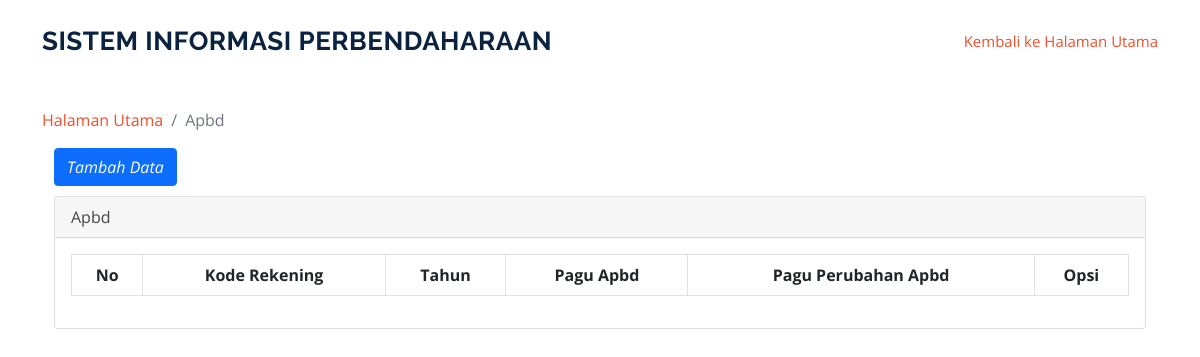
Page /index.php/apbd on the earlier database version.
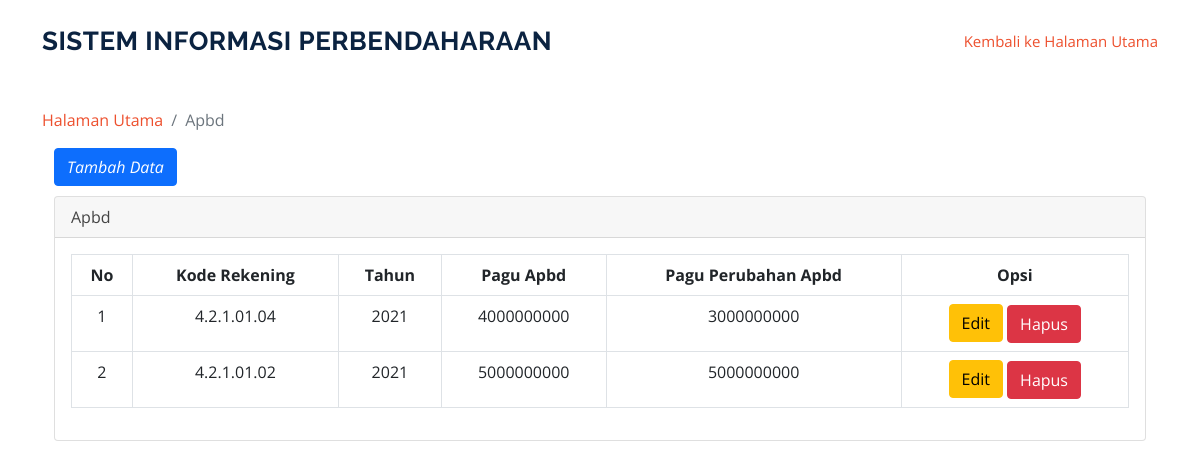
Same page on the later database version.
### tables this page shows
CREATE TABLE `tbl_apbd` (
  `id` int(11) NOT NULL,
  `tahun` varchar(4) NOT NULL,
  `kode_rekening` varchar(50) NOT NULL,
  `pagu_apbd` bigint(128) NOT NULL,
  `pagu_perubahan_apbd` bigint(128) NOT NULL
);

### application/controllers/Apbd.php (called while the page is built, shortened)
<?php
class Apbd extends CI_Controller {
	public function __construct()
    {
       $this->load->model('model_apbd');
    }
	function index()
	{
        $data['content'] = $this->db->get('tbl_apbd');
        $this->load->view('apbd/apbd', $data);
	}
}

### index.php (called while the page is built, shortened)
<?php
require_once BASEPATH.'core/CodeIgniter.php';

### application/views/apbd/apbd.php (the view, shortened to what this page needs)
</head>
<section id_ssh="services" class="services">
      <div class="container">
      <ol class="breadcrumb" >
        <li class="breadcrumb-item">
          <a href="<?php echo base_url('user/index')?>">Halaman Utama</a>
        </li>
        <li class="breadcrumb-item active">Apbd</li>
      </ol>
      <div class="container">
      <a href="<?php echo base_url('apbd/menambahdataapbd')?>" class="btn btn-primary" style="margin-bottom: 10px;"><i class="fa fa-plus">Tambah Data</a></i>
  <div class="card mb-3">
        <div class="card-header">
          <i class="fa fa-table"></i>Apbd</div>
        <div class="card-body">
          <div class="table-responsive">
            <table class="table table-bordered" id="dataTable" width="100%" cellspacing="0">
              <thead>
                <tr class="text-center">
                  <th>No</th>
                  <th>Kode Rekening</th>
                  <th>Tahun</th>
                  <th>Pagu Apbd</th>
                  <th>Pagu Perubahan Apbd</th>
                  <th>Opsi</th>
                </tr>
              </thead>
            <tbody  class="text-center">
                <tr>
                <?php
                  $i = 1;
                  foreach ($content->result() as $data) : ?>
                  <td><?= $i ?></td>
                  <td><?= $data->kode_rekening?></td>
                  <td><?= $data->tahun?></td>
                  <td><?= $data->pagu_apbd ?></td>
                  <td><?= $data->pagu_perubahan_apbd?></td>
                  <td>
                    <a href="<?php echo base_url()?>apbd/updatedataapbd/<?php echo $data->kode_rekening; ?>" class="btn btn-warning" style="margin-bottom: 1px;">Edit<i class="fa fa-tag"></i></a>
                    <a href="<?php echo base_url()?>apbd/action_deletedataapbd/<?php echo $data->kode_rekening; ?>" onclick="return confirm('Apakah anda yakin?');" class="btn btn-danger">Hapus<i class="fa fa-trash"></i></a>
                  </td>
                </tr>
                    <?php
                      $i++;
                    endforeach;
                  ?>
              </tbody>
            </table>
          </div>
        </div>
      </div>
    </div>
  </div>

Differences in the rows shown:
added tbl_apbd: kode_rekening "4.2.1.01.04", tahun "2021", pagu_apbd "4000000000", pagu_perubahan_apbd "3000000000"
added tbl_apbd: kode_rekening "4.2.1.01.02", tahun "2021", pagu_apbd "5000000000", pagu_perubahan_apbd "5000000000"
